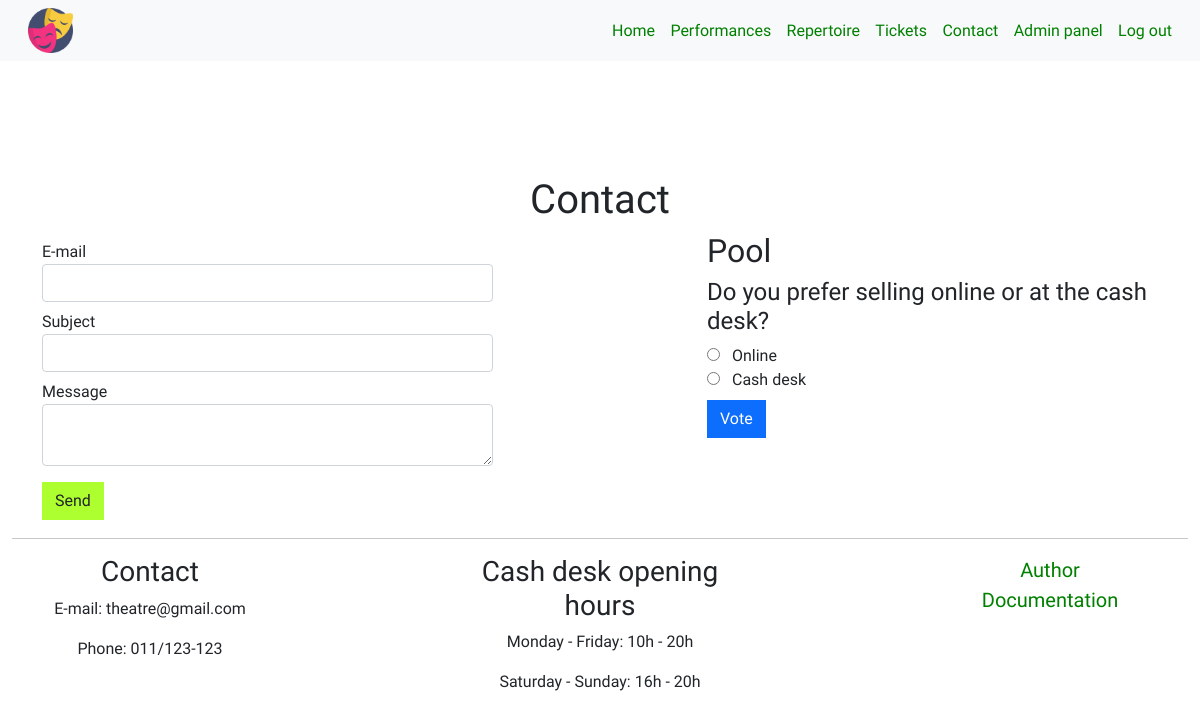
Screenshot of /contact.php (signed in) with the database file from the repository.
### tables this page shows
CREATE TABLE `navigations` (
  `id` int(255) NOT NULL,
  `name` varchar(100) NOT NULL,
  `path` varchar(255) NOT NULL,
  `preview` int(1) NOT NULL,
  `priority` int(1) NOT NULL
);

CREATE TABLE `poll` (
  `id` int(255) NOT NULL,
  `question` varchar(255) NOT NULL,
  `active` tinyint(4) NOT NULL
);

CREATE TABLE `answers` (
  `id` int(255) NOT NULL,
  `answer` varchar(255) NOT NULL,
  `idPoll` int(255) NOT NULL
);

### contact.php (called while the page is built)
<?php
    require_once "view/fixed/head.php";
    require_once "view/fixed/header.php";
    require_once "view/pages/contact.php";
    require_once "view/fixed/footer.php";
?>

### models/getNav.php (called while the page is built)
<?php
    require_once "connection.php";
    $query="SELECT * FROM navigations WHERE preview=1";
    if(isset($_SESSION['user'])){
        $query.=" OR preview=3";
        if($_SESSION['user']['idRole']==1){
        $query.=" OR preview=4";
        }
    }
    else{
        $query.=" OR preview=2";
    }
    $query.=" ORDER BY priority";
    try{
        $nav=$connection->query($query)->fetchAll();
    }
    catch(PDOException $e){
        $nav=$e->getMessage();
    }
?>

### models/poll.php (called while the page is built, shortened)
<?php
require_once "connection.php";
$upit = "SELECT * FROM poll WHERE active=1";
try
{
    $anketa = $connection->query($upit);
    if ($anketa->rowCount() == 1)
    {
        $aktivna = $anketa->fetch();
        $idAnkete = $aktivna['id'];
        $upit2 = "SELECT * FROM answers WHERE idPoll=$idAnkete";
        $odg = $connection->query($upit2);
        if ($odg->rowCount() != 0)
        {
            $odgovori = $odg->fetchAll();
        }
    }
    else
    {
        $message = "There is no active poll currently";
    }
}
catch(PDOException $e)
{
    $message = "Server error";
}
?>

### view/pages/contact.php (the view, shortened to what this page needs)
<?php
    require_once "models/poll.php";
?>
<main>
    <div class="container pt-5">
        <div class="row pt-5 text-center">
            <h1>Contact</h1>
        </div>
        <div class="row justify-content-between">
            <div class="col-5">
                <form action="#" onSubmit="return sendMessage()">
                    <div class="row messageDiv">
                        <div class="col-12 mt-2">
                            <label for="email">E-mail</label>
                            <input type="text" id="email" class="form-control">
                        </div>
                        <div class="col-12 mt-2">
                            <label for="title">Subject</label>
                            <input type="text" id="subject" class="form-control">
                        </div>
                        <div class="col-12 mt-2">
                            <label for="message">Message</label>
                            <textarea class="col-12 form-control" id="message"></textarea>
                        </div>
                        <div class="col-12 mt-2">
                            <input type="submit" id="btnMessage" class="btn" value="Send">
                        </div>
                    </div>
                </form>
            </div>
            <div class="col-5">
                <h2>Pool</h2>
                <?php
                    if(isset($_SESSION['user'])):
                ?>
                <form action="#">
                    <?php
                        if(isset($message)):
                    ?>
                            <p><?=$message?></p>
                    <?php
                        else:
                    ?>
                    <h4><?=$aktivna['question']?></h4>
                    <?php
                        foreach($odgovori as $o):
                    ?>
                        <input type="radio" value="<?=$o['id']?>" name="odg" class="odg"/>
                        <span class="mx-2"><?=$o['answer']?></span>
                        <br/>
                    <?php
                        endforeach;
                    ?>
                        <input type="button" value="Vote" id="vote"
                            class="btn btn-primary mt-2">
                    <?php
                        endif;
                    ?>
                </form>
                <?php
                    else:
                ?>
                    <h3>Log in to see our poll!</h3>
                <?php
                    endif;
                ?>
            </div>
        </div>
    </div>
</main>

### view/fixed/head.php (shortened to what this page needs)
<!DOCTYPE html>
<html lang="en">
<head>
    <link href="https://cdn.jsdelivr.net/npm/bootstrap@5.1.3/dist/css/bootstrap.min.css" rel="stylesheet">
    <link rel="stylesheet" href="https://site-assets.fontawesome.com/releases/v6.1.1/css/all.css">
    <link rel="stylesheet" href="assets/css/style.css" type="text/css">
</head>
<body>

### view/fixed/header.php
<?php
    require_once "models/getNav.php";
?>
<div class="container-fluid bg-light fixed-top">
    <div class="row py-2 px-3 justify-content-between align-items-center">
        <div class="col-5" id="logo">
            <a href="index.php" class="text-decoration-none text-dark">
                <img class="img-fluid" src="assets/images/logo.png" alt="Logo image"/>
            </a>
        </div>
        <div class="col-6">
            <ul class="d-flex justify-content-between align-items-center m-0 nav">
                <?php
                    foreach($nav as $n):
                ?>
                    <li class="nav-item">
                        <a href="<?=$n['path']?>" class="text-decoration-none"><?=$n['name']?></a>
                    </li>
                <?php
                    endforeach;
                ?>
            </ul>
        </div>
    </div>
</div>

### view/fixed/footer.php (shortened to what this page needs)
<footer>
    <div class="container-fluid">
        <div class="row justify-content-between text-center">
            <div class="col-12">
                <hr class="m-0">
            </div>
            <div class="col-3 py-3">
                <h3>Contact</h3>
                <p>E-mail: theatre@gmail.com</p>
                <p>Phone: 011/123-123</p>
            </div>
            <div class="col-3 py-3">
                <h3>Cash desk opening hours</h3>
                <p>Monday - Friday: 10h - 20h</p>
                <p>Saturday - Sunday: 16h - 20h</p>
            </div>
            <div class="col-3 py-3">
                <a href="author.php" class="fs-5">Author</a>
                <br>
                <a href="doc.pdf" class="fs-5">Documentation</a>
            </div>
        </div>
    </div>
</footer>
</body>
</html>

### assets/css/style.css (style rules this page uses)
* { margin: 0px; padding: 0px; box-sizing: border-box; }
body { font-family: 'Anek Latin', sans-serif; }
a { text-decoration: none; }
.nav-item a { color: green; }
img { width: 100%; }
main { margin-top: 80px; margin-bottom: 10px; }
input[type=submit] { background-color: greenyellow; }
.green,footer a { color: green; }
#logo img { width: 45px; }
.btn { border-radius: 0px; }

### rows the page displays
navigations: name "Home"
navigations: name "Performances"
navigations: name "Repertoire"
navigations: name "Tickets"
navigations: name "Contact"
navigations: name "Admin panel"
navigations: name "Log out"
poll: question "Do you prefer selling online or at the cash desk?"
answers: answer "Online"
answers: answer "Cash desk"
